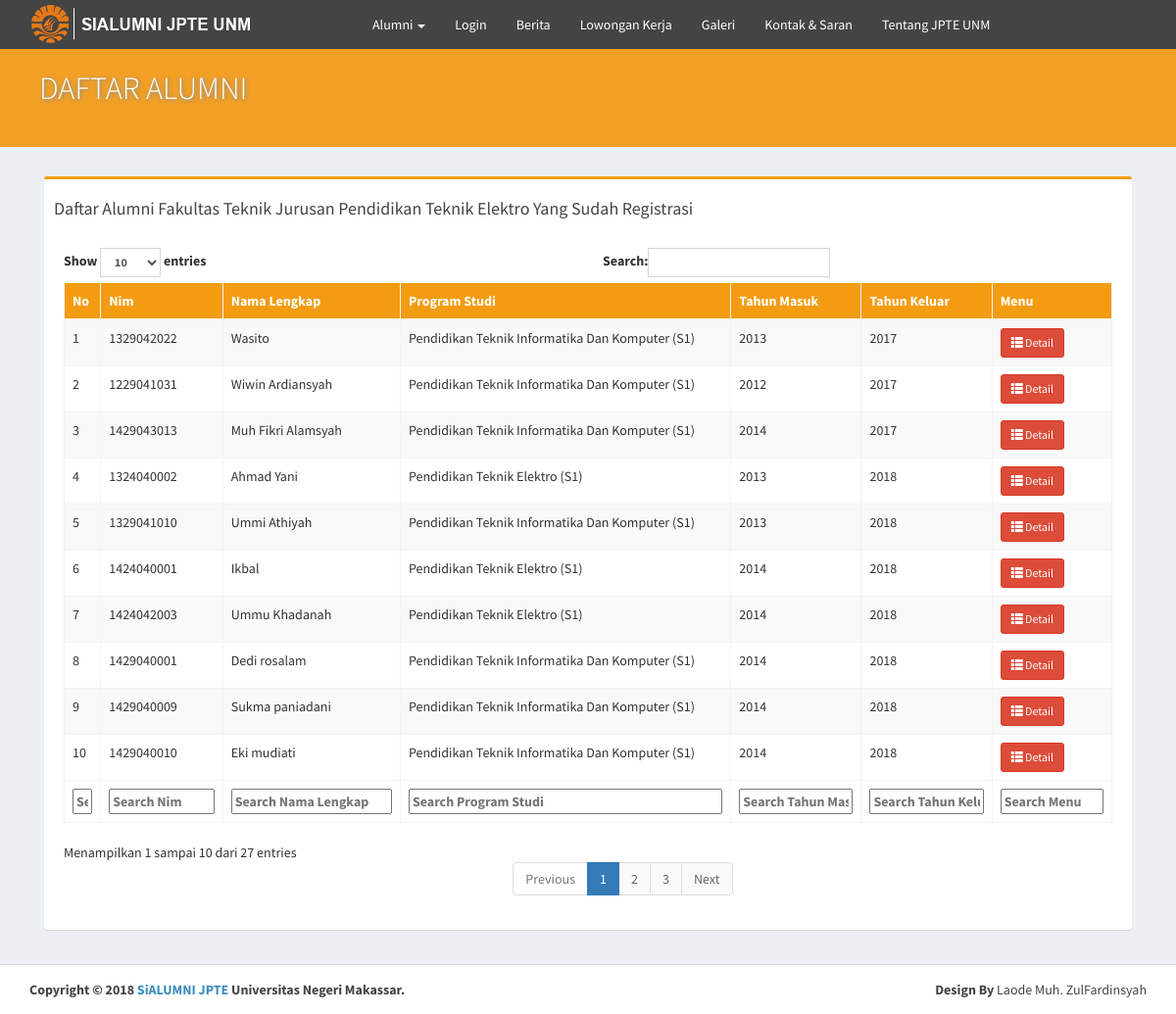
Page /alumni.php on the committed database.
### tables this page shows
CREATE TABLE `alumni_profil` (
  `id_user` int(100) NOT NULL,
  `nama_lengkap` varchar(200) NOT NULL,
  `nim` varchar(10) NOT NULL,
  `jk` varchar(20) NOT NULL,
  `judul_skripsi` varchar(200) NOT NULL,
  `program_studi` varchar(200) NOT NULL,
  `ipk` varchar(10) NOT NULL,
  `th_masuk` varchar(200) NOT NULL,
  `th_keluar` varchar(200) NOT NULL,
  `id_agama` int(3) NOT NULL,
  `tanggal_lahir` varchar(100) NOT NULL,
  `tmpt_lahir` varchar(200) NOT NULL,
  `alamat` varchar(200) NOT NULL,
  `id_provinsi` int(4) NOT NULL,
  `id_kota` int(4) NOT NULL,
  `no_telp` varchar(20) NOT NULL,
  `email` varchar(100) NOT NULL,
  `foto` varchar(2000) NOT NULL,
  `lamaStudi1` varchar(20) NOT NULL,
  `lamaStudi2` varchar(20) NOT NULL,
  `no_ijasah` varchar(30) NOT NULL,
  `yudisium` varchar(100) NOT NULL,
  `statusalumni` varchar(30) NOT NULL,
  `posisi` varchar(200) NOT NULL,
  `nama_perusahaan` varchar(200) NOT NULL,
  `gaji` varchar(200) NOT NULL,
  `lama_bekerja` varchar(200) NOT NULL,
  `alamat_bekerja` varchar(200) NOT NULL,
  `rentangJarak` varchar(200) NOT NULL,
  `kesesuaian` varchar(200) NOT NULL,
  `nama_univ` varchar(200) NOT NULL,
  `program_studi2` varchar(200) NOT NULL,
  `semester` varchar(200) NOT NULL,
  `update_status` datetime NOT NULL
);

### alumni.php (the view, shortened to what this page needs)
<?php
include 'inc/koneksi.php';
?>
<!DOCTYPE html>
<html>
<head>
	<link rel="stylesheet" href="assets/css/bootstrap.css">
	<link rel="stylesheet" href="https://cdnjs.cloudflare.com/ajax/libs/font-awesome/4.5.0/css/font-awesome.min.css">
	<link rel="stylesheet" href="https://cdnjs.cloudflare.com/ajax/libs/ionicons/2.0.1/css/ionicons.min.css">
	<link rel="stylesheet" href="assets/css/AdminLTE.css">
  	<link rel="stylesheet" href="assets/css/_all-skins.css">
  	<link rel="stylesheet" href="assets/css/tambahan.css">
  	<link rel="stylesheet" href="assets/css/ekko-lightbox.css">
  	<link rel="stylesheet" href="https://cdn.datatables.net/1.10.19/css/dataTables.bootstrap.min.css">
</head>
<body class="hold-transition skin-yellow layout-top-nav">
	<div class="wrapper">
		<header class="main-header">
			<nav class="navbar navbar-static-top" style="background-color: #444;">
				<div class="container">
					<div class="navbar-header">
						<a href="index" class="navbar-brand">
							<img src="assets/logo1.png" style="
							margin-top: -13px;
							height: 45px;
							width: 320px;
							display: block;
							"></a>
						</div>
						<div class="collapse navbar-collapse pull-left" id="navbar-collapse">
							<ul class="nav navbar-nav">
								<li class="dropdown">
									<a href="#" class="dropdown-toggle" data-toggle="dropdown">Alumni <span class="caret"></span></a>
								</li>
								<li><a href="login">Login</a></li>
								<li><a href="berita">Berita</a></li>
								<li><a href="lowongan-kerja">Lowongan Kerja</a></li>
								<li><a href="galeri-alumni">Galeri</a></li>
								<li><a href="kontak-dan-saran">Kontak & Saran</a></li>
								<li><a href="tentang-jpte">Tentang JPTE UNM</a></li>
							</ul>
						</div>
					</div>
				</nav>
			</header>
			<div class="content-wrapper" style="min-height: 901px;">
				<div class="img-paralax hidden-xs">
					<div class="container">
						<div class="paralax-title">
							Daftar Alumni
						</div>
					</div>
				</div>
				<div class="container">
					<section class="content-header">
					</section>
					<section class="content">
						<div class="box box-warning">
							<div class="box-header">
								<div class="box-title"><h4>Daftar Alumni Fakultas Teknik Jurusan Pendidikan Teknik Elektro Yang Sudah Registrasi</h4></div>
							</div>
							<div class="box-body table-responsive">
								<table id="example" class="table table-striped table-bordered" style="width:100%">
									<thead class="bg-yellow">
										<tr>
										<th style="width:  10px;">No</th>
										<th>Nim</th>
										<th>Nama Lengkap</th>
										<th>Program Studi</th>
										<th>Tahun Masuk</th>
										<th>Tahun Keluar</th>
										<th>Menu</th>
									</tr>
								</thead>
								<tbody>
									<?php
									$result = $koneksi->query("SELECT * FROM alumni_profil LEFT OUTER JOIN user ON user.id_user = alumni_profil.id_user WHERE level = 'user' AND active = '1'");
									$no=0; foreach ($result as $data): $no++
									?>
									<tr>
										<td><?php echo $no;?></td>
										<td><?php echo $data['nim']; ?></a></td>
										<td><?php echo $data['nama_lengkap']; ?></td>
										<td><?php echo $data['program_studi']; ?></td>
										<td><?php echo $data['th_masuk']; ?></td>
										<td><?php echo $data['th_keluar']; ?></td>
										<td><a href="profil.php?id_profil=<?php echo $data['id_user'];?>" class="btn btn-danger btn-sm" data-toggle="modal" data-target="#myModal"><span class="glyphicon glyphicon-th-list"></span> Detail</a></td>
									</tr>
								<?php endforeach; ?>
							</tbody>
							<tfoot>
								<tr>
									<th>No</th>
									<th>Nim</th>
									<th>Nama Lengkap</th>
									<th>Program Studi</th>
									<th>Tahun Masuk</th>
									<th>Tahun Keluar</th>
									<th>Menu</th>
								</tr>
							</tfoot>
						</table>
					</div>
				</div>
			</section>
		</div></div>
		<footer class="main-footer">
			<div class="container">
				<div class="pull-right hidden-xs">
					<b>Design By</b> Laode Muh. ZulFardinsyah
				</div>
				<strong>Copyright &copy; 2018 <a href=""> SiALUMNI JPTE </a> Universitas Negeri Makassar. </strong>
			</footer>
		</div>
</body>
</html>

### assets/css/_all-skins.css (style rules this page uses)
.skin-yellow .main-header .navbar { background-color: #f39c12; }
.skin-yellow .main-header .navbar .nav > li > a { color: #ffffff; }
.skin-yellow .content-header { background: transparent; }
.skin-yellow .wrapper, .skin-yellow .main-sidebar, .skin-yellow .left-side { background-color: #222d32; }

### assets/css/tambahan.css (style rules this page uses)
.img-paralax { background: #F29F24 url(https://i.imgur.com/B6l59Ls.jpg) center no-repeat; height: 100px; overflow: hidden; font-size: 25px; }
.paralax-title { position: absolute; text-transform: uppercase; font-weight: 300; font-size: 1.3em; line-height: 0.9em; text-shadow: 1px 1px 4px #6e8cb2; margin-top: 25px; margin-left: 10px; color: #fff; }

### alumni.php (style rules this page uses)
th, td { white-space: nowrap; }

### rows in the picture
alumni_profil: nim "1329042022", nama_lengkap "Wasito", program_studi "Pendidikan Teknik Informatika Dan Komputer (S1)", th_masuk "2013", th_keluar "2017"
alumni_profil: nim "1229041031", nama_lengkap "Wiwin Ardiansyah", program_studi "Pendidikan Teknik Informatika Dan Komputer (S1)", th_masuk "2012", th_keluar "2017"
alumni_profil: nim "1429043013", nama_lengkap "Muh Fikri Alamsyah", program_studi "Pendidikan Teknik Informatika Dan Komputer (S1)", th_masuk "2014", th_keluar "2017"
alumni_profil: nim "1324040002", nama_lengkap "Ahmad Yani", program_studi "Pendidikan Teknik Elektro (S1)", th_masuk "2013", th_keluar "2018"
alumni_profil: nim "1329041010", nama_lengkap "Ummi Athiyah", program_studi "Pendidikan Teknik Informatika Dan Komputer (S1)", th_masuk "2013", th_keluar "2018"
alumni_profil: nim "1424040001", nama_lengkap "Ikbal", program_studi "Pendidikan Teknik Elektro (S1)", th_masuk "2014", th_keluar "2018"
alumni_profil: nim "1424042003", nama_lengkap "Ummu Khadanah", program_studi "Pendidikan Teknik Elektro (S1)", th_masuk "2014", th_keluar "2018"
alumni_profil: nim "1429040001", nama_lengkap "Dedi rosalam", program_studi "Pendidikan Teknik Informatika Dan Komputer (S1)", th_masuk "2014", th_keluar "2018"
alumni_profil: nim "1429040009", nama_lengkap "Sukma paniadani", program_studi "Pendidikan Teknik Informatika Dan Komputer (S1)", th_masuk "2014", th_keluar "2018"
alumni_profil: nim "1429040010", nama_lengkap "Eki mudiati", program_studi "Pendidikan Teknik Informatika Dan Komputer (S1)", th_masuk "2014", th_keluar "2018"
